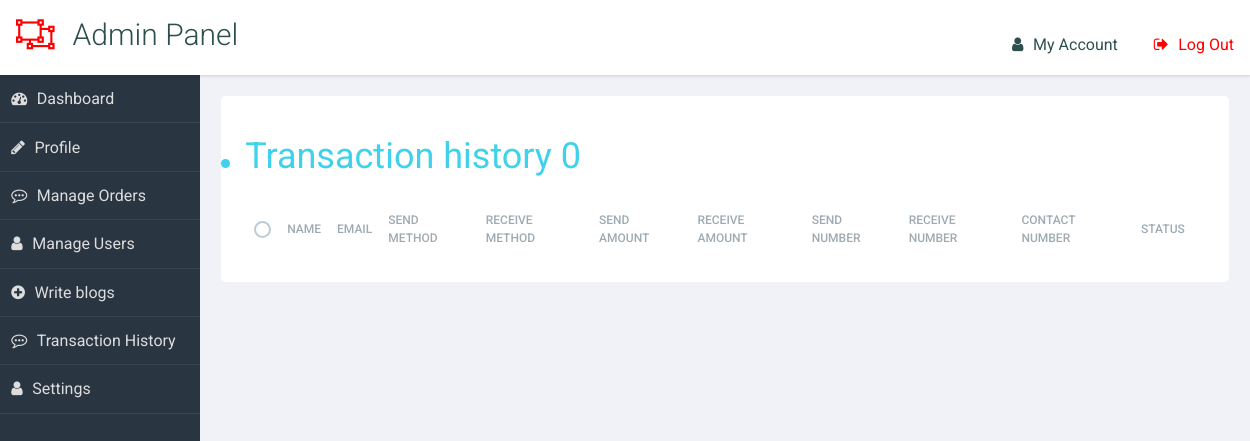
The app's page /transaction_history/ (signed in), older data.
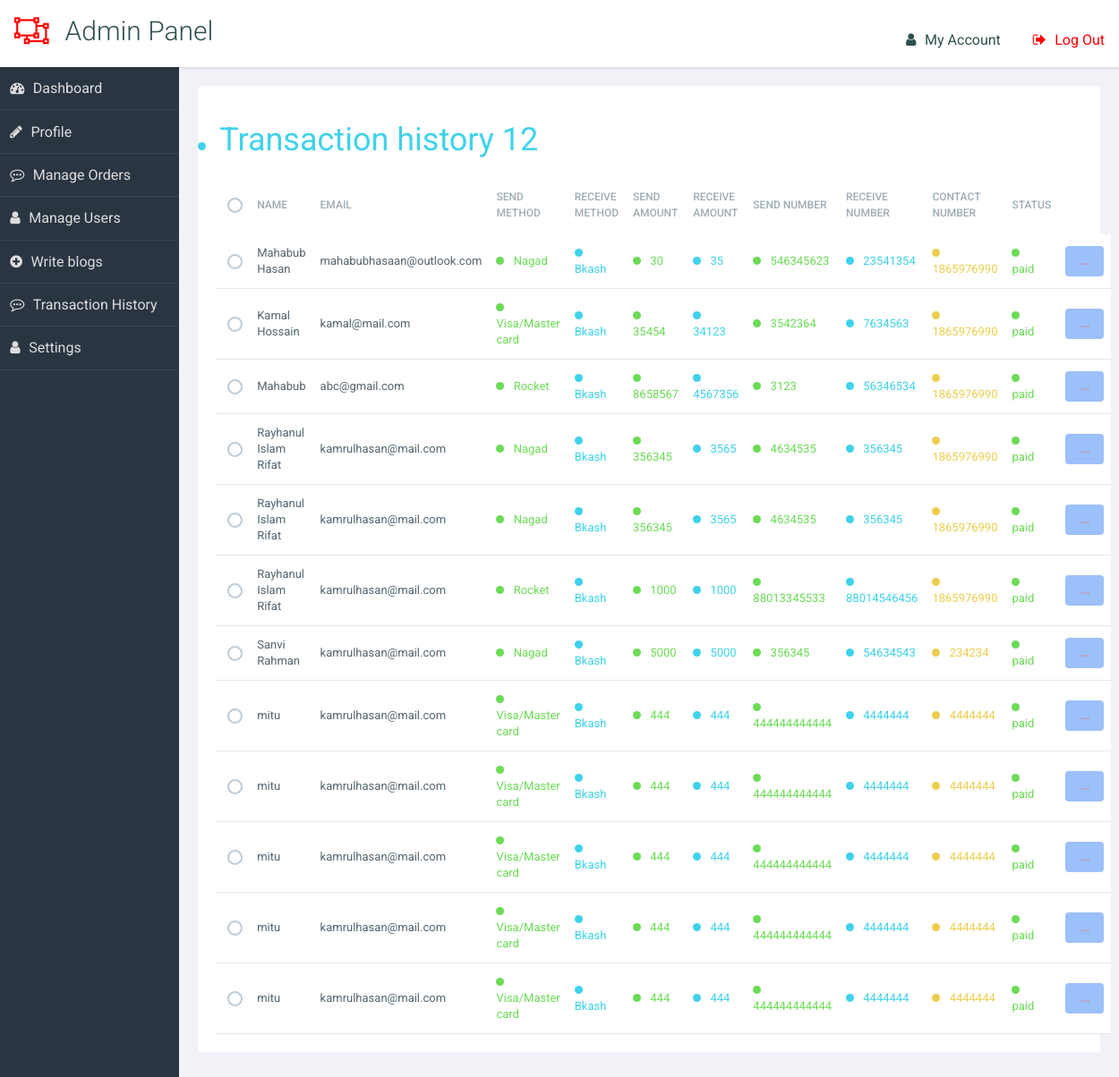
The same page, newer data.
### api/models.py (models this page shows)
class Order(models.Model):
    name = models.CharField(max_length=100)
    email = models.EmailField(max_length=200)
    send_method = models.CharField(max_length=100, choices=payment_method)
    receive_method = models.CharField(max_length=100, choices=payment_method)
    send_amount = models.PositiveIntegerField()
    receive_amount = models.PositiveIntegerField()
    send_number = models.BigIntegerField()
    receive_number = models.BigIntegerField()
    contact_number = models.IntegerField()
    status = models.CharField(max_length=10, default='pending')
    def __str__(self) -> str:
        return self.name

### exchange/views.py (the view)
# urls.py: path('transaction_history/', views.Transaction_History,
def Transaction_History(request):
    email = request.user.email
    orders = Order.objects.filter(email=email)
    bkash = Order.objects.filter(receive_method='Bkash', status='paid')
    print(orders)
    return render(request, 'exchange/transactionhistory.html', {'orders': orders, 'bkash': bkash})

### exchange/templates/exchange/transactionhistory.html (shortened to what the changed rows need)
{% extends 'exchange/base.html' %} {% load static %} {% block css %}
<link rel="stylesheet" href="{%static 'css/dashboard.css'%}" />
<link rel="stylesheet" href="{% static 'css/manage.css' %}" />
{% endblock css %}
{% block content %} {% include 'exchange/dashboardnav.html'%}
{% if user.is_superuser %}
<main role="main">
  <section class="panel important flex justify-between">
    {% if orders %}
    <div class="container">
      <div class="row row--top-40">
        <div class="col-md-12">
          <h2 class="row__title text-4xl" data-column="Progress">
          <p class=" status--blue status">
            Transaction history {{bkash.count}}
          </p></h2>
        </div>
      </div>
      <div class="row row--top-20">
        <div class="col-md-12">
          <div class="table-container">
            <table class="table">
              <thead class="table__thead">
                <tr>
                  <th class="table__th">
                    <input
                      id="selectAll"
                      type="checkbox"
                      class="table__select-row"
                    />
                  </th>
                  <th class="table__th">Name</th>
                  <th class="table__th">Email</th>
                  <th class="table__th">Send method</th>
                  <th class="table__th">Receive method</th>
                  <th class="table__th">Send amount</th>
                  <th class="table__th">Receive amount</th>
                  <th class="table__th">Send number</th>
                  <th class="table__th">Receive number</th>
                  <th class="table__th">Contact number</th>
                  <th class="table__th">Status</th>
                  <th class="table__th"></th>
                </tr>
              </thead>
              <tbody class="table__tbody">
                {% for bks in bkash %}
                <tr class="table-row table-row--chris">
                  <td class="table-row__td">
                    <input id="" type="checkbox" class="table__select-row" />
                  </td>
                  <td data-column="Policy" class="table-row__td">
                    <div class="">
                      <p class="table-row__policy">{{bks.name}}</p>
                    </div>
                  </td>
                  <td data-column="Policy" class="table-row__td">
                    <div class="">
                      <p class="table-row__policy">{{bks.email}}</p>
                    </div>
                  </td>
                  <td data-column="Policy status" class="table-row__td">
                    <p class="table-row__p-status status--green status">
                      {{bks.send_method}}
                    </p>
                  </td>
                  <td data-column="Progress" class="table-row__td">
                    <p class="table-row__progress status--blue status">
                      {{bks.receive_method}}
                    </p>
                  </td>
                  <td data-column="Status" class="table-row__td">
                    <p class="table-row__status status--green status">
                      {{bks.send_amount}}
                    </p>
                  </td>
                  <td data-column="Progress" class="table-row__td">
                    <p class="table-row__progress status--blue status">
                      {{bks.receive_amount}}
                    </p>
                  </td>
                  <td data-column="Policy status" class="table-row__td">
                    <p class="table-row__p-status status--green status">
                      {{bks.send_number}}
                    </p>
                  </td>
                  <td data-column="Progress" class="table-row__td">
                    <p class="table-row__progress status--blue status">
                      {{bks.receive_number}}
                    </p>
                  </td>
                  <td data-column="Policy Status" class="table-row__td">
                    <p class="table-row__p-status status status--yellow">
                      {{bks.contact_number}}
                    </p>
                  </td>
                  <td data-column="Policy status" class="table-row__td">
                    {% if bks.status is not 'paid'  %}
                      <p class="table-row__p-status status--green status">
                        {{bks.status}}
                      </p>
                    {% else %}
                    <p class="table-row__p-status status--red status">
                      {{bks.status}}
                    </p>
                    {% endif %}
                  </td>
                  <td data-column="Policy status" class="table-row__td">
                   {% if bks.status is  'paid'  %}
                   <a href="" class='text-lg text-green-500'>
                    <button
                    class="bg-gray-300 hover:bg-gray-400 text-gray-800 font-bold py-2 px-4 rounded inline-flex items-center">
                      <svg class="fill-current w-4 h-4 mr-2" xmlns="http://www.w3.org/2000/svg" viewBox="0 0 20 20"><path d="M13 8V2H7v6H2l8 8 8-8h-5zM0 18h20v2H0v-2z"/></svg>
                      <span>Download</span>
                    </button>
                   </a>
                   {% else %}
                   <button class="bg-blue-500 text-red-700 font-bold py-2 px-4 rounded opacity-50 cursor-not-allowed">
                    ...
                  </button>
                   {% endif %}
                  </td>
                </tr>
                {% endfor %}
              </tbody>
            </table>
          </div>
        </div>
      </div>
    {% endif %}
  </section>
</main>
{% endif %}
{% endblock content %}

Row changes from the older to the newer data that the page shows:
now on this page (row edited): Order: name "Mahabub Hasan", email "mahabubhasaan@outlook.com", send_method "Nagad", receive_method "Bkash", send_amount "30", receive_amount "35", send_number "546345623", receive_number "23541354", contact_number "1865976990", status "paid"
now on this page (row edited): Order: name "Kamal Hossain", email "kamal@mail.com", send_method "Visa/Master card", receive_method "Bkash", send_amount "35454", receive_amount "34123", send_number "3542364", receive_number "7634563", contact_number "1865976990", status "paid"
now on this page (row edited): Order: name "Mahabub", email "abc@gmail.com", send_method "Rocket", receive_method "Bkash", send_amount "8658567", receive_amount "4567356", send_number "3123", receive_number "56346534", contact_number "1865976990", status "paid"
now on this page (row edited): Order: name "Rayhanul Islam Rifat", email "kamrulhasan@mail.com", send_method "Nagad", receive_method "Bkash", send_amount "356345", receive_amount "3565", send_number "4634535", receive_number "356345", contact_number "1865976990", status "paid"
now on this page (row edited): Order: name "Rayhanul Islam Rifat", email "kamrulhasan@mail.com", send_method "Nagad", receive_method "Bkash", send_amount "356345", receive_amount "3565", send_number "4634535", receive_number "356345", contact_number "1865976990", status "paid"
now on this page (row edited): Order: name "Rayhanul Islam Rifat", email "kamrulhasan@mail.com", send_method "Rocket", receive_method "Bkash", send_amount "1000", receive_amount "1000", send_number "88013345533", receive_number "88014546456", contact_number "1865976990", status "paid"
added Order: name "Sanvi Rahman", email "kamrulhasan@mail.com", send_method "Nagad", receive_method "Bkash", send_amount "5000", receive_amount "5000", send_number "356345", receive_number "54634543", contact_number "234234", status "paid"
added Order: name "mitu", email "kamrulhasan@mail.com", send_method "Visa/Master card", receive_method "Bkash", send_amount "444", receive_amount "444", send_number "444444444444", receive_number "4444444", contact_number "4444444", status "paid"
added Order: name "mitu", email "kamrulhasan@mail.com", send_method "Visa/Master card", receive_method "Bkash", send_amount "444", receive_amount "444", send_number "444444444444", receive_number "4444444", contact_number "4444444", status "paid"
added Order: name "mitu", email "kamrulhasan@mail.com", send_method "Visa/Master card", receive_method "Bkash", send_amount "444", receive_amount "444", send_number "444444444444", receive_number "4444444", contact_number "4444444", status "paid"
added Order: name "mitu", email "kamrulhasan@mail.com", send_method "Visa/Master card", receive_method "Bkash", send_amount "444", receive_amount "444", send_number "444444444444", receive_number "4444444", contact_number "4444444", status "paid"
added Order: name "mitu", email "kamrulhasan@mail.com", send_method "Visa/Master card", receive_method "Bkash", send_amount "444", receive_amount "444", send_number "444444444444", receive_number "4444444", contact_number "4444444", status "paid"
Text that changed along with them:
{{ bkash.count }}: "0" → "12"
